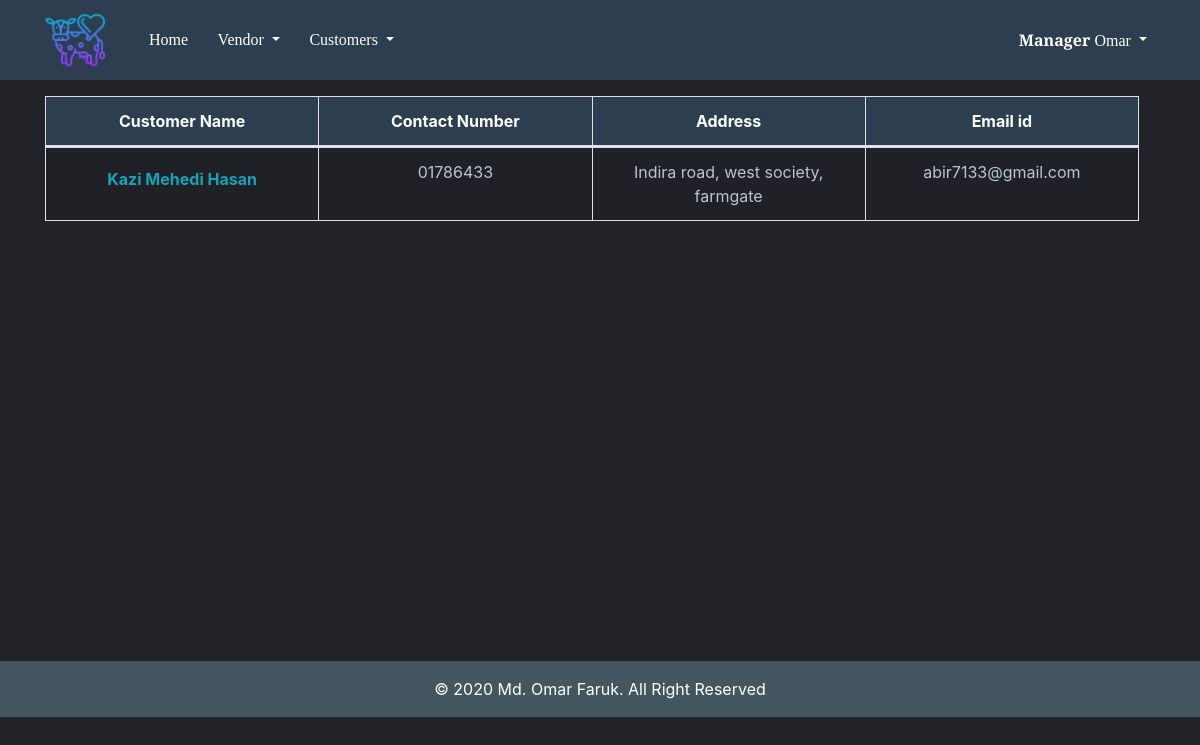
The page /allcustomer/ (signed in) on the database its author committed.
### dairyapp/models.py (models this page shows, shortened)
class Profile(models.Model):
    CHOICES1 = (
        ('Admin','Admin'),
        ('Customer','Customer'),
        ('Manager','Manager'),
        )
    user = models.OneToOneField(User,on_delete=models.CASCADE)
    user_type = models.CharField(max_length=20, null=True, blank=False,choices=CHOICES1)
    contact_number = models.CharField(max_length=20,null=True,unique=True)
    joining_data = models.DateField(auto_now_add=False)
    address = models.CharField(max_length=500,null=True)
    class Meta:
        ordering = ('-user_type',)

### dairyapp/views.py (the view)
# urls.py: path('allcustomer/',views.allcustomer,name='allcustomer'),
@login_required
def allcustomer(request):
    customerinfo = models.Profile.objects.all()
    return render(request,'Customers/Customer_detail.html',{'customerinfo':customerinfo})

### templates/Customers/Customer_detail.html
{% extends 'base.html' %}
{% load crispy_forms_tags %}
{% load templatetags %}
{% block content %}
 {% if user.is_authenticated and user.profile.user_type == 'Manager' %}
 <div class="table-responsive">
      <table class="table table-bordered table-striped ">
          <thead id="theadthid">
            <tr>
                  <th scope="col">Customer Name</th>
                  <th scope="col">Contact Number</th>
                  <th scope="col">Address</th>
                  <th scope="col">Email id</th>
            </tr>
          </thead>
          <tbody id="tbodydata">
          {% for data in customerinfo %}
            {% if data.user_type == 'Customer' %}
            <tr>
            <td> <a style="text-decoration:none;" href="{% url 'customer_ledger'  pk=data.user.pk %}" class="btn btn-link text-info"><strong>{{ data.user.first_name}} {{data.user.last_name }}</strong></a></td>
            <td>{{ data.contact_number}}</td>
            <td>{{ data.address }}</td>
            <td>{{ data.user.email}}</td>
            </tr>
            {% endif %}
        {% endfor %}
          </tbody>
      </table>
  </div>
{% endif %}
{% endblock %}

### templates/base.html (shortened to what this page needs)
<!doctype html>
<html lang="en">
  <head>
    {% load static %}
    <link rel="stylesheet" href="https://stackpath.bootstrapcdn.com/bootstrap/4.3.1/css/bootstrap.min.css">
    <link rel="stylesheet" href="https://use.fontawesome.com/releases/v5.7.2/css/all.css">
    <link rel="stylesheet" href="https://use.fontawesome.com/releases/v5.8.1/css/all.css">
    <link rel="stylesheet" href="//code.jquery.com/ui/1.12.1/themes/base/jquery-ui.css">
  </head>
<body>
  <nav class="navbar navbar-expand-md fixed-top">
    <div class="container ">
      <div class="logo-image">
            <a href="{% url 'home' %}"><img src="{% static 'images/cow.png' %}" alt="logo.png" class="img-fluid"></a>
      </div>
    <div class="collapse navbar-collapse" id="navbarSupportedContent">
      <ul class="navbar-nav mr-auto">
        <li class="nav-item">
          <a class="nav-link" href="{% url 'home' %}" style="color: #FFFFFF;">Home</a>
        </li>
        {% if user.is_authenticated and user.profile.user_type == 'Manager'%}
        <li class="nav-item dropdown">
            <a class="nav-link dropdown-toggle" id="navbarDropdown" role="button" data-toggle="dropdown" aria-haspopup="true" aria-expanded="false">
              Vendor
            </a>
          </li>
          <li class="nav-item dropdown">
            <a class="nav-link dropdown-toggle" id="navbarDropdown" role="button" data-toggle="dropdown" aria-haspopup="true" aria-expanded="false">
              Customers
            </a>
          </li>
          {% endif %}
      </ul>
      {% if user.is_authenticated %}
        <ul class="navbar-nav">
          <li class="nav-item dropdown">
            <a class="nav-link dropdown-toggle"  id="navbarDropdown" role="button" data-toggle="dropdown" aria-haspopup="true" aria-expanded="false">
          {% if user.profile.user_type == 'Manager' %}<strong>Manager </strong>{% elif user.profile.user_type == 'Customer'  %}<strong>Customer </strong> {% endif %}{{ user.username }}
            </a>
          </li>
        </ul>
      {% else %}
        <form class="form-inline my-2 my-lg-0 jugnu">
          <a href="{% url 'login' %}" class="nav-link" style="color: #FFFFFF;"><i class="fas fa-sign-in-alt" style="background-color: unset !important;">&nbsp;&nbsp;Log In</i></a>
        </form>
      {% endif %}
    </div>
  </div>
  </nav>
<div class="container">
      {% block content %}
      {% endblock %}
</div>
<footer class="footer sticky-bottom">
  <div class="mt-5 py-3">
    <span>© 2020 Md. Omar Faruk. All Right Reserved</span>
  </div>
</footer>
</body>
</html>

### rows shown on the page
Profile: user.first_name "Kazi Mehedi", user.last_name "Hasan", contact_number "01786433", address "Indira road, west society, farmgate", user.email "abir7133@gmail.com"

### other values the page prints
{{ user.username }} "Omar"
